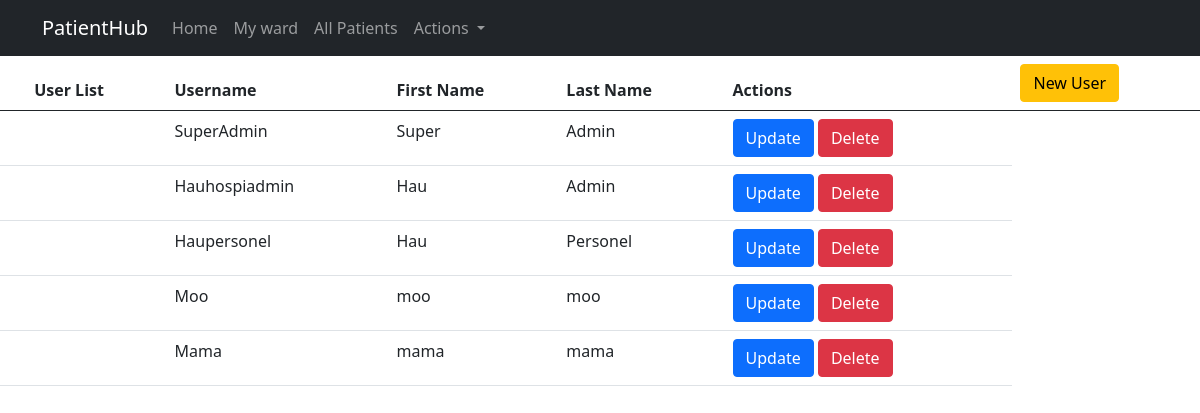
Page /users/ (signed in) on the committed database.
### accounts/models.py (models this page shows, shortened)
class User(AbstractBaseUser):
    username = models.CharField(max_length=30, unique=True)
    first_name = models.CharField(max_length=255)
    last_name = models.CharField(max_length=100)
    active = models.BooleanField(default=True)
    staff = models.BooleanField(default=False)
    admin = models.BooleanField(default=False)
    personel = models.BooleanField(default=False)
    patient = models.BooleanField(default=False)
    timestamp = models.DateTimeField(auto_now_add=True)
    level = models.CharField(max_length=30, null=True, blank=True)
    ward = models.CharField(max_length=30, null=True, blank=True)
    USERNAME_FIELD = 'username'
    REQUIRED_FIELDS = []
    objects = UserManager()
    @property
    def is_staff(self):
        return self.staff
    @property
    def is_admin(self):
        return self.admin
    @property
    def is_active(self):
        return self.active

### accounts/views.py (the view)
# urls.py: path('users/', user_list, name='users'),
def user_list(request):
    user = request.user.level
    L = User.objects.all().filter(level=user)
    M = User.objects.all()
    print(user)
    context = {
        'L': L,
        'M': M,
    }
    return render(request, 'userlist.html', context)

### templates/userlist.html (shortened to what this page needs)
<!DOCTYPE html>
<html lang="en">
<head>
    {% include 'base/css.html' %}
</head>
{% include 'nav.html' %}
<body>
<table class="table">
  <thead class="thead-light">
    <tr>
      <th scope="col"></th>
      <th scope="col">User List</th>
      <th scope="col">Username</th>
          <th scope="col">First Name</th>
        <th scope="col">Last Name</th>
           <th scope="col">Actions</th>
        <th scope="col"><a class="btn btn-warning" href="{% url 'register'%}">New User</a></th>
    </tr>
  </thead>
  <tbody>
  {% if request.user.is_admin or request.user.is_personel %}
    {% for object in L %}
    <td>
      <th scope="row"></th>
      <td>{{ object.username}}</td>
      <td>{{ object.first_name }}</td>
      <td> {{ object.last_name }}</td>
        <td> <a href="{% url 'updateUser' user.id %}" class="btn btn-primary m-1:"> Update </a>
        <a href="{% url 'deleteUser' user.id %}" class="btn btn-danger m-1:"> Delete </a>
        </td>
  {% endfor %}
{% endif %}
  </tbody>
</table>
</body>
</html>

### templates/base/css.html
<link href="https://cdn.jsdelivr.net/npm/bootstrap@5.0.2/dist/css/bootstrap.min.css" rel="stylesheet">

### templates/nav.html (shortened to what this page needs)
{% load static %}
<nav class="navbar navbar-expand-lg navbar-dark bg-dark">
    <div class="container">
  <a class="navbar-brand">
      PatientHub
  </a>
  <div class="collapse navbar-collapse" id="navbarSupportedContent">
    <ul class="navbar-nav mr-auto">
      <li class="nav-item active">
        <a class="nav-link" href="{% url 'home' %}">Home</a>
      </li>
     {% if request.user.is_admin or request.user.is_staff or request.user.is_personel or request.user.is_patient %}
           <a class="nav-link" href="{% url 'wardlist' %}">My ward</a>
         <a class="nav-link" href="{% url 'patient_list' %}">All Patients</a>
            {% endif %}
      <li class="nav-item dropdown">
        <a class="nav-link dropdown-toggle" href="#" id="navbarDropdown" role="button" data-toggle="dropdown" aria-haspopup="true" aria-expanded="false">
          Actions
        </a>
      </li>
    </ul>
  </div></div>
</nav>

### rows in the picture
User: username "SuperAdmin", first_name "Super", last_name "Admin"
User: username "Hauhospiadmin", first_name "Hau", last_name "Admin"
User: username "Haupersonel", first_name "Hau", last_name "Personel"
User: username "Moo", first_name "moo", last_name "moo"
User: username "Mama", first_name "mama", last_name "mama"
